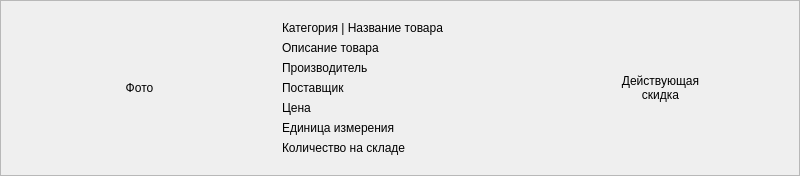
<?xml version="1.0" encoding="UTF-8"?>
<ui version="4.0">
 <class>ProductItem</class>
 <widget class="QFrame" name="frame_product">
  <property name="geometry">
   <rect>
    <x>0</x>
    <y>0</y>
    <width>800</width>
    <height>140</height>
   </rect>
  </property>

  <property name="frameShape">
   <enum>QFrame::StyledPanel</enum>
  </property>

  <layout class="QHBoxLayout" name="horizontalLayout">

   <!-- Блок фото -->

   <item>
    <widget class="QFrame" name="frame_photo">
     <property name="minimumSize">
      <size>
       <width>150</width>
       <height>0</height>
      </size>
     </property>

     <layout class="QVBoxLayout" name="verticalLayout_photo">

      <item>
       <widget class="QLabel" name="label_image">

        <property name="text">
         <string>Фото</string>
        </property>

        <property name="alignment">
         <set>Qt::AlignCenter</set>
        </property>

        <property name="scaledContents">
         <bool>true</bool>
        </property>

       </widget>
      </item>

     </layout>

    </widget>
   </item>

   <!-- Блок информации -->

   <item>
    <widget class="QFrame" name="frame_info">

     <layout class="QVBoxLayout" name="verticalLayout_info">

      <item>
       <widget class="QLabel" name="label_title">
        <property name="text">
         <string>Категория | Название товара</string>
        </property>
       </widget>
      </item>

      <item>
       <widget class="QLabel" name="label_description">
        <property name="text">
         <string>Описание товара</string>
        </property>
       </widget>
      </item>

      <item>
       <widget class="QLabel" name="label_manufacturer">
        <property name="text">
         <string>Производитель</string>
        </property>
       </widget>
      </item>

      <item>
       <widget class="QLabel" name="label_supplier">
        <property name="text">
         <string>Поставщик</string>
        </property>
       </widget>
      </item>

      <item>
       <widget class="QLabel" name="label_price">
        <property name="text">
         <string>Цена</string>
        </property>
       </widget>
      </item>

      <item>
       <widget class="QLabel" name="label_unit">
        <property name="text">
         <string>Единица измерения</string>
        </property>
       </widget>
      </item>

      <item>
       <widget class="QLabel" name="label_stock">
        <property name="text">
         <string>Количество на складе</string>
        </property>
       </widget>
      </item>

     </layout>

    </widget>
   </item>

   <!-- Блок скидки -->

   <item>
    <widget class="QFrame" name="frame_discount">

     <property name="minimumSize">
      <size>
       <width>120</width>
       <height>0</height>
      </size>
     </property>

     <layout class="QVBoxLayout" name="verticalLayout_discount">

      <item>
       <widget class="QLabel" name="label_discount">

        <property name="text">
         <string>Действующая
скидка</string>
        </property>

        <property name="alignment">
         <set>Qt::AlignCenter</set>
        </property>

       </widget>
      </item>

     </layout>

    </widget>
   </item>

  </layout>
 </widget>

 <resources/>
 <connections/>
</ui>
